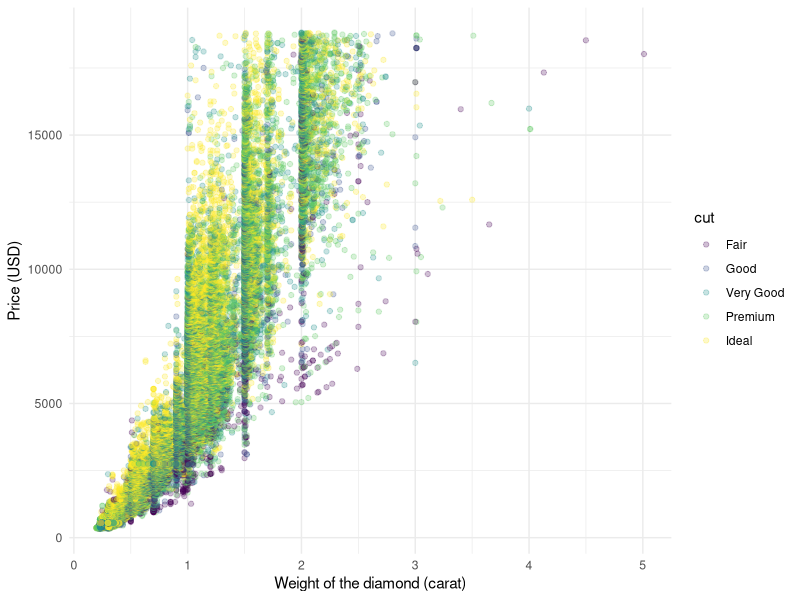
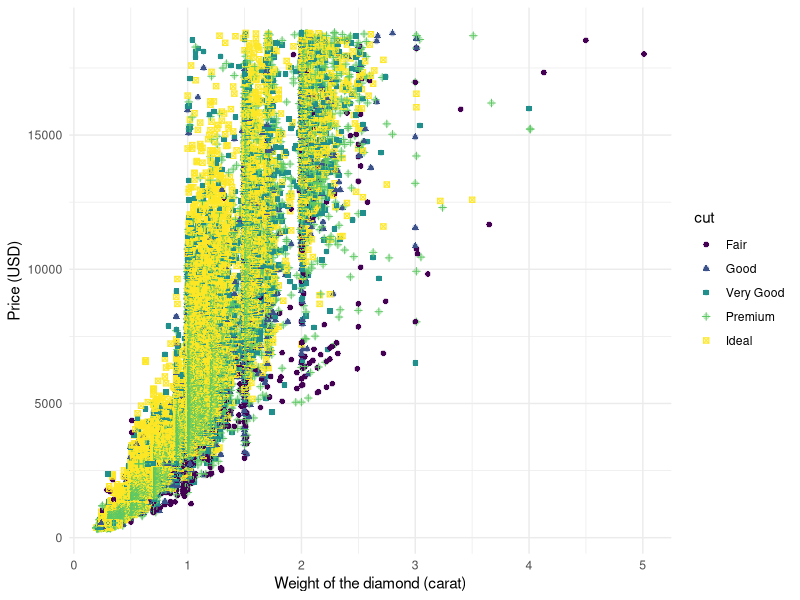
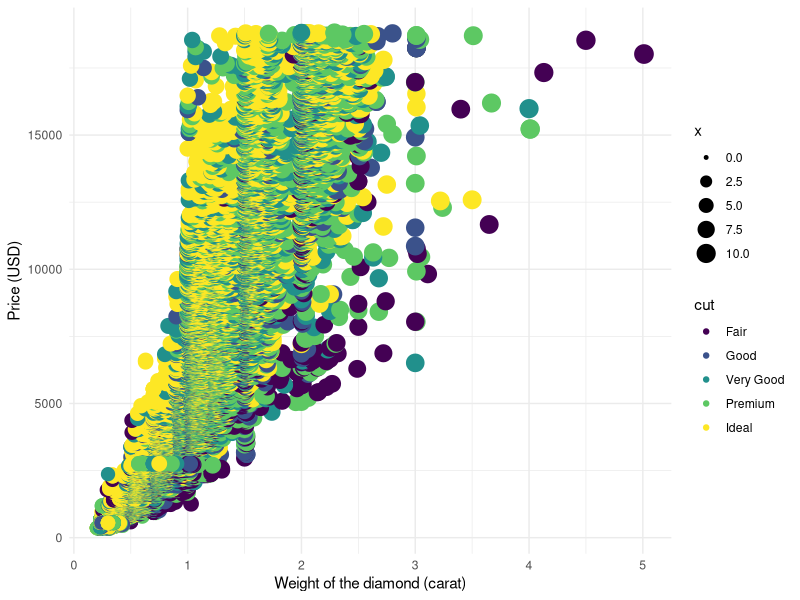

Write R code to recreate these figures, in order.
#Two datasets that are shipped with the ggplot2 package: diamonds: describing the prices of more than 50,000 cut diamonds and msleep describing the sleep times of 83 mammals. Then, #nolint

#Create a scatterplot with carat along the x-axis and price along the y-axis. Change the x-axis label to read “Weight of the diamond (carat)” and the y-axis label to “Price (USD).” Use cut to set the color of the points. #nolint
#Try adding the argument alpha = 1 to geom_point, i.e. geom_point(alpha = 1). Does anything happen? Try changing the 1 to 0.5 and 0.25 and see how that affects the plot. #nolint
#Change the scatterplot from above, so that diamonds with different cut qualities are represented by different shapes. #nolint
#Change the scatterplot from above, so that the size of each point is determined by the diamond’s length, i.e. the variable x.  #nolint

# Load the ggplot2 package
library(ggplot2)

# Basic scatterplot with carat on the x-axis and price on the y-axis
p <- ggplot(diamonds, aes(x = carat, y = price, color = cut)) +
  geom_point(alpha = 0.25) + # Change alpha to 0.5 or 0.25 to see the effect #nolint
  labs(x = "Weight of the diamond (carat)", y = "Price (USD)") +
  theme_minimal()

# Print the plot
print(p)

# Changing alpha values
# To change alpha, replace geom_point(alpha = 1) with geom_point(alpha = 0.5) or geom_point(alpha = 0.25) #nolint

# geom_point(alpha = 1) makes the points fully opaque. Changing alpha to 0.5 or 0.25 makes the points semi-transparent, which can be helpful in identifying areas of overplotting. #nolint


# Change the shape of points based on the cut quality
p_shape <- p + geom_point(aes(shape = cut))
print(p_shape)

# aes(shape = cut) changes the shape of the points based on the cut of the diamonds. #nolint

# Change the size of each point based on the diamond’s length (x)
p_size <- p + geom_point(aes(size = x))
print(p_size)

#aes(size = x) adjusts the size of each point based on the diamond's length.
